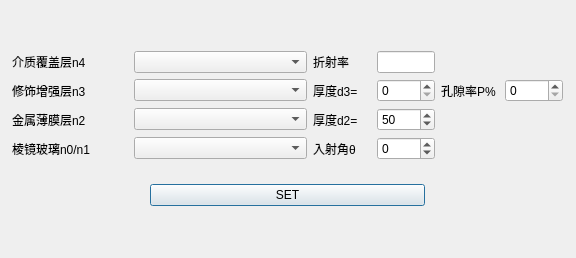
<?xml version="1.0" encoding="UTF-8"?>
<ui version="4.0">
 <class>Dialog</class>
 <widget class="QDialog" name="Dialog">
  <property name="geometry">
   <rect>
    <x>0</x>
    <y>0</y>
    <width>576</width>
    <height>258</height>
   </rect>
  </property>
  <property name="windowTitle">
   <string>Dialog</string>
  </property>
  <property name="styleSheet">
   <string notr="true"/>
  </property>
  <widget class="QWidget" name="layoutWidget">
   <property name="geometry">
    <rect>
     <x>12</x>
     <y>33</y>
     <width>551</width>
     <height>191</height>
    </rect>
   </property>
   <layout class="QVBoxLayout" name="verticalLayout">
    <item>
     <layout class="QGridLayout" name="gridLayout" columnstretch="2,3,1,1,1,1">
      <item row="0" column="0">
       <widget class="QLabel" name="label_5">
        <property name="text">
         <string>介质覆盖层n4</string>
        </property>
       </widget>
      </item>
      <item row="0" column="1">
       <widget class="QComboBox" name="comboBox_4"/>
      </item>
      <item row="0" column="2">
       <widget class="QLabel" name="label_8">
        <property name="text">
         <string>折射率</string>
        </property>
       </widget>
      </item>
      <item row="0" column="3">
       <widget class="QLineEdit" name="lineEdit"/>
      </item>
      <item row="1" column="0">
       <widget class="QLabel" name="label_4">
        <property name="text">
         <string>修饰增强层n3</string>
        </property>
       </widget>
      </item>
      <item row="1" column="1">
       <widget class="QComboBox" name="comboBox_3"/>
      </item>
      <item row="1" column="2">
       <widget class="QLabel" name="label_6">
        <property name="text">
         <string>厚度d3=</string>
        </property>
       </widget>
      </item>
      <item row="1" column="3">
       <widget class="QSpinBox" name="spinBox_3">
        <property name="maximum">
         <number>1000</number>
        </property>
       </widget>
      </item>
      <item row="1" column="4">
       <widget class="QLabel" name="label_9">
        <property name="text">
         <string>孔隙率P%</string>
        </property>
       </widget>
      </item>
      <item row="1" column="5">
       <widget class="QSpinBox" name="spinBox_4">
        <property name="maximum">
         <number>100</number>
        </property>
       </widget>
      </item>
      <item row="2" column="0">
       <widget class="QLabel" name="label_3">
        <property name="text">
         <string>金属薄膜层n2</string>
        </property>
       </widget>
      </item>
      <item row="2" column="1">
       <widget class="QComboBox" name="comboBox_2"/>
      </item>
      <item row="2" column="2">
       <widget class="QLabel" name="label">
        <property name="text">
         <string>厚度d2=</string>
        </property>
       </widget>
      </item>
      <item row="2" column="3">
       <widget class="QSpinBox" name="spinBox_2">
        <property name="value">
         <number>50</number>
        </property>
       </widget>
      </item>
      <item row="3" column="0">
       <widget class="QLabel" name="label_2">
        <property name="text">
         <string>棱镜玻璃n0/n1</string>
        </property>
       </widget>
      </item>
      <item row="3" column="1">
       <widget class="QComboBox" name="comboBox"/>
      </item>
      <item row="3" column="2">
       <widget class="QLabel" name="label_7">
        <property name="text">
         <string>入射角θ</string>
        </property>
       </widget>
      </item>
      <item row="3" column="3">
       <widget class="QSpinBox" name="spinBox">
        <property name="minimum">
         <number>-90</number>
        </property>
        <property name="maximum">
         <number>90</number>
        </property>
       </widget>
      </item>
     </layout>
    </item>
    <item>
     <layout class="QHBoxLayout" name="horizontalLayout" stretch="1,2,1">
      <item>
       <spacer name="horizontalSpacer">
        <property name="orientation">
         <enum>Qt::Horizontal</enum>
        </property>
        <property name="sizeHint" stdset="0">
         <size>
          <width>40</width>
          <height>20</height>
         </size>
        </property>
       </spacer>
      </item>
      <item>
       <widget class="QPushButton" name="pushButton">
        <property name="text">
         <string>SET</string>
        </property>
       </widget>
      </item>
      <item>
       <spacer name="horizontalSpacer_2">
        <property name="orientation">
         <enum>Qt::Horizontal</enum>
        </property>
        <property name="sizeHint" stdset="0">
         <size>
          <width>40</width>
          <height>20</height>
         </size>
        </property>
       </spacer>
      </item>
     </layout>
    </item>
   </layout>
  </widget>
 </widget>
 <resources/>
 <connections/>
</ui>
